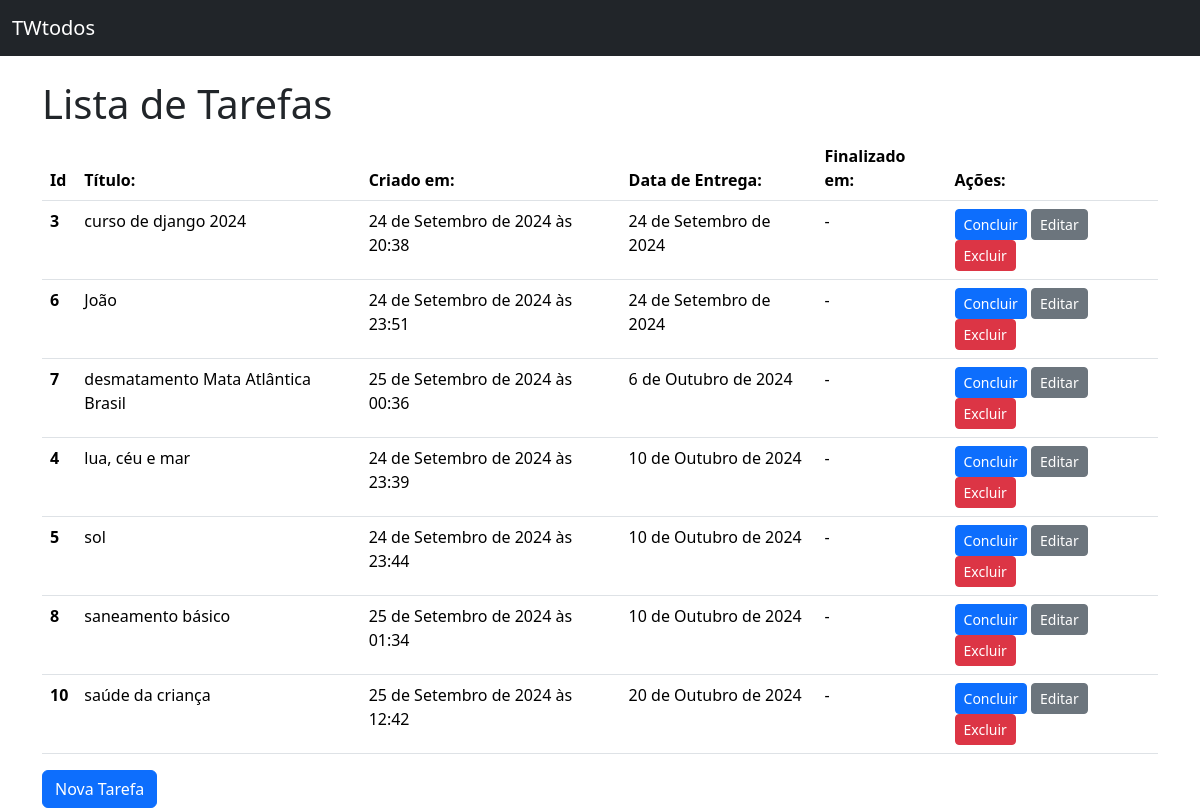
Before: / with the older database file.
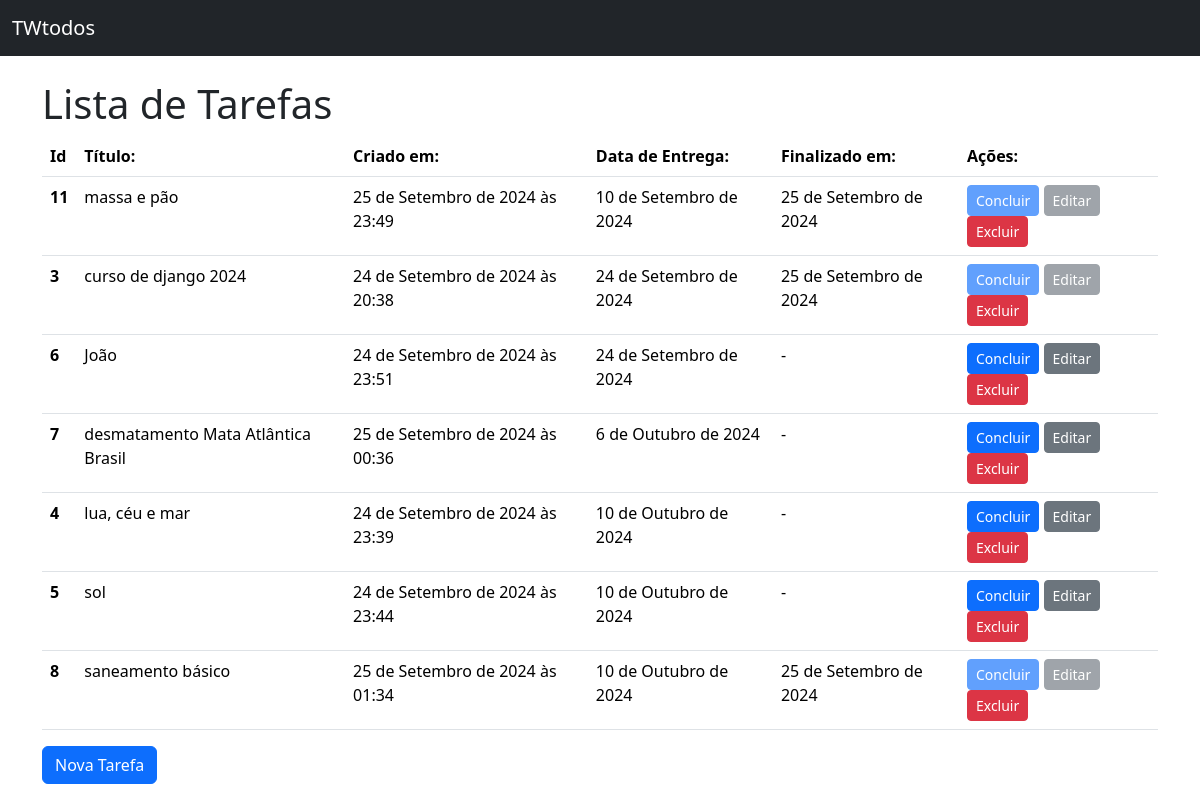
After: the same page with the newer database file.
### todos/models.py (models this page shows)
class Todo(models.Model):
    title = models.CharField(verbose_name="Título",max_length=100, null=False, blank=False)
    created_at = models.DateTimeField(auto_now_add=True, null=False, blank=False)
    deadline = models.DateField(verbose_name="Data de Entrega", null=False, blank=False)
    finished_at = models.DateField(null=True)
    class Meta:
        ordering = ['deadline']

### todos/views.py (the view)
# urls.py: path("", TodoListView.as_view(), name="todo_list"),
class TodoListView(ListView):
    model = Todo

### todos/templates/todos/todo_list.html (shortened to what this page needs)
{% extends "base.html" %}
{% block content %}
<h1>Lista de Tarefas</h1>
{% if todo_list %}
<table class="table">
        <thead>
        <tr>
            <th scope="col">Id</th>
            <th scope="col">Título:</th>
            <th scope="col">Criado em:</th>
            <th scope="col">Data de Entrega:</th>
            <th scope="col">Finalizado em:</th>
            <th scope="col">Ações:</th>
        </tr>
        </thead>
        <tbody>
            {% for todo in todo_list  %}
                <tr>
                    <th scope="row">{{ todo.pk }}</th>
                    <td>{{todo.title}}</td>
                    <td>{{todo.created_at}}</td>
                    <td>{{todo.deadline}}</td>
                    <td>{{todo.finished_at|default:"-"}}</td>
                    <td>
                        <a
                            href="{% url 'todo_complete' pk=todo.pk %}"
                            class="btn btn-primary btn-sm {% if todo.finished_at %}disabled{% endif %}"
                            >
                            Concluir
                        </a>
                        <a
                            href="{% url 'todo_update' pk=todo.pk %}"
                            class="btn btn-secondary btn-sm {% if todo.finished_at %}disabled{% endif %}"
                            >
                            Editar
                        </a>
                        <a href="{% url 'todo_delete' pk=todo.pk %}" class="btn btn-danger btn-sm">Excluir</a>
                    </td>
                </tr>
        </tbody>
        {% endfor %}
  </table>
  {% else %}
  <p>Não Há Tarefas Cadastradas</p>
{% endif %}
<a href="{% url 'todo_create' %}" class="btn btn-primary">Nova Tarefa</a>
{% endblock content %}

### todos/templates/base.html (shortened to what this page needs)
<!DOCTYPE html>
<html lang="pt-br">
  <head>
    <link href="https://cdn.jsdelivr.net/npm/bootstrap@5.3.3/dist/css/bootstrap.min.css" rel="stylesheet">
  </head>
  <body>
  <nav class="navbar bg-dark mb-4" data-bs-theme="dark">
        <div class="container-fluid">
            <a class="navbar-brand" href="{% url 'todo_list' %}">TWtodos</a>
        </div>
  </nav>
  <main class="container">
    {% block content %}
    {% endblock  %}
  </main>
  </body>
</html>

Changed rows visible on the page:
removed Todo: pk "10", title "saúde da criança", created_at "25 de Setembro de 2024 às 12:42", deadline "20 de Outubro de 2024", finished_at "-"
added Todo: pk "11", title "massa e pão", created_at "25 de Setembro de 2024 às 23:49", deadline "10 de Setembro de 2024", finished_at "25 de Setembro de 2024"
changed Todo "curso de django 2024": finished_at "-" → "25 de Setembro de 2024"
changed Todo "saneamento básico": finished_at "-" → "25 de Setembro de 2024"
